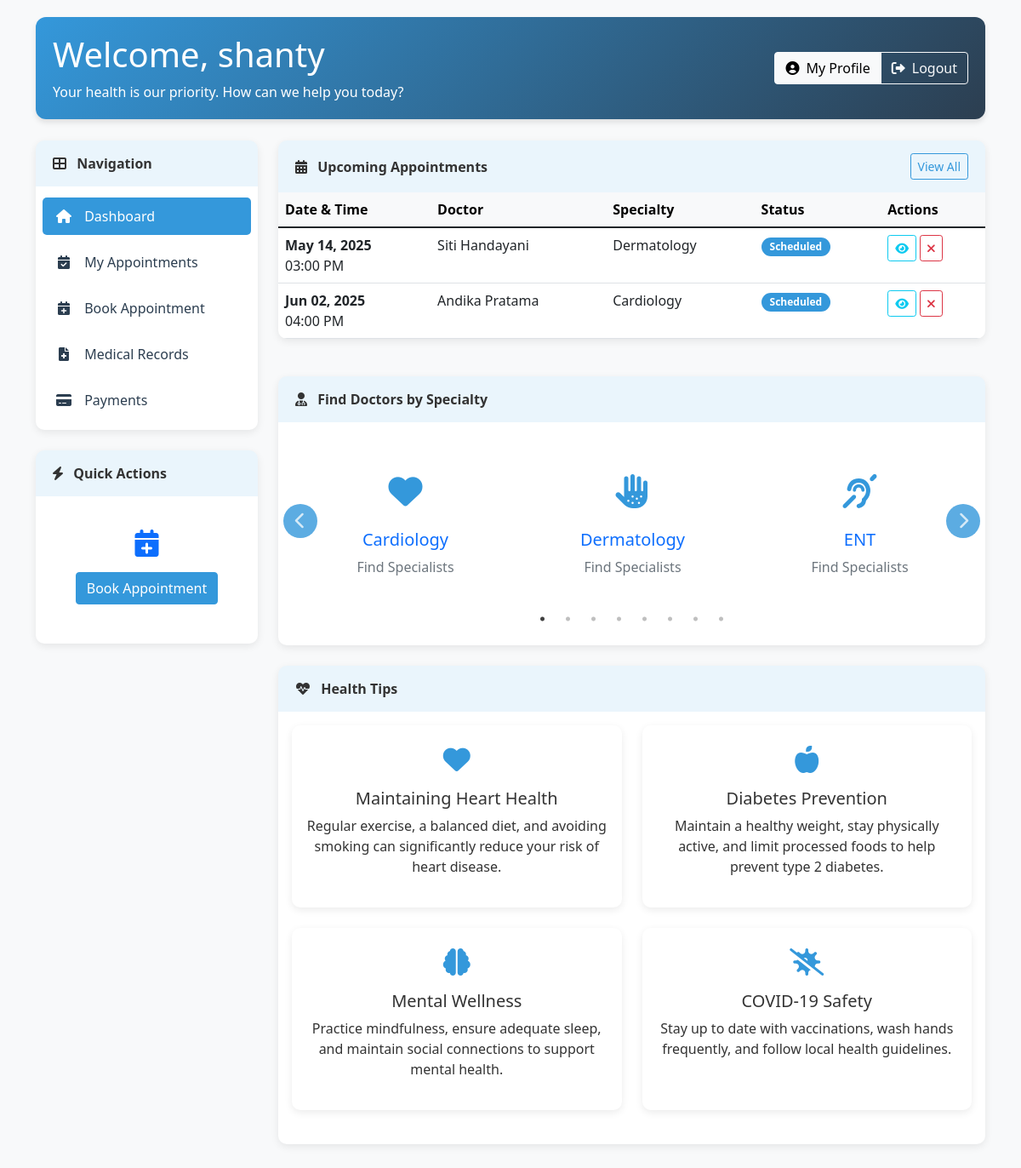
Page /patient_dashboard.php (signed in) on the committed database.
### tables this page shows
CREATE TABLE `patients` (
  `patient_id` int(11) NOT NULL,
  `name` varchar(100) NOT NULL,
  `dob` date NOT NULL,
  `gender` enum('Male','Female','Other') NOT NULL,
  `phone` varchar(20) NOT NULL,
  `email` varchar(100) DEFAULT NULL,
  `address` text NOT NULL,
  `username` varchar(50) NOT NULL,
  `password` varchar(255) NOT NULL,
  `created_at` timestamp NOT NULL DEFAULT current_timestamp()
);

CREATE TABLE `appointments` (
  `appointment_id` int(11) NOT NULL,
  `patient_id` int(11) NOT NULL,
  `doctor_id` int(11) NOT NULL,
  `appointment_datetime` datetime NOT NULL,
  `status` enum('Scheduled','Completed','Cancelled') DEFAULT 'Scheduled',
  `notes` text DEFAULT NULL,
  `created_at` timestamp NOT NULL DEFAULT current_timestamp()
);

CREATE TABLE `doctors` (
  `doctor_id` int(11) NOT NULL,
  `name` varchar(100) NOT NULL,
  `specialty_id` int(11) NOT NULL,
  `room_number` varchar(20) NOT NULL,
  `phone` varchar(20) NOT NULL,
  `email` varchar(100) NOT NULL,
  `username` varchar(50) NOT NULL,
  `password` varchar(255) NOT NULL,
  `created_at` timestamp NOT NULL DEFAULT current_timestamp()
);

CREATE TABLE `specialties` (
  `specialty_id` int(11) NOT NULL,
  `name` varchar(100) NOT NULL
);

### patient_dashboard.php (the view, shortened to what this page needs)
<?php
require_once "config.php";
$patient_id = $_SESSION["id"];
$sql = "SELECT name FROM patients WHERE patient_id = ?";
if($stmt = mysqli_prepare($conn, $sql)){
    mysqli_stmt_bind_param($stmt, "i", $patient_id);
    if(mysqli_stmt_execute($stmt)){
        $result = mysqli_stmt_get_result($stmt);
        if(mysqli_num_rows($result) == 1){
            $patient = mysqli_fetch_array($result);
        }
    }
}
$sql = "SELECT specialty_id, name FROM specialties ORDER BY name";
if($stmt = mysqli_prepare($conn, $sql)){
    if(mysqli_stmt_execute($stmt)){
        $specialties_result = mysqli_stmt_get_result($stmt);
    }
}
$sql = "SELECT a.appointment_id, a.appointment_datetime, a.status,
               d.name as doctor_name, s.name as specialty
        FROM appointments a
        JOIN doctors d ON a.doctor_id = d.doctor_id
        JOIN specialties s ON d.specialty_id = s.specialty_id
        WHERE a.patient_id = ? AND a.status = 'Scheduled'
        ORDER BY a.appointment_datetime
        LIMIT 5";
if($stmt = mysqli_prepare($conn, $sql)){
    mysqli_stmt_bind_param($stmt, "i", $patient_id);
    if(mysqli_stmt_execute($stmt)){
        $appointments = mysqli_stmt_get_result($stmt);
    }
}
$health_tips = [
    [
        "title" => "Maintaining Heart Health",
        "content" => "Regular exercise, a balanced diet, and avoiding smoking can significantly reduce your risk of heart disease.",
        "icon" => "fa-heart"
    ],
    [
        "title" => "Diabetes Prevention",
        "content" => "Maintain a healthy weight, stay physically active, and limit processed foods to help prevent type 2 diabetes.",
        "icon" => "fa-apple-alt"
    ],
    [
        "title" => "Mental Wellness",
        "content" => "Practice mindfulness, ensure adequate sleep, and maintain social connections to support mental health.",
        "icon" => "fa-brain"
    ],
    [
        "title" => "COVID-19 Safety",
        "content" => "Stay up to date with vaccinations, wash hands frequently, and follow local health guidelines.",
        "icon" => "fa-virus-slash"
    ]
];
?>
<!DOCTYPE html>
<html lang="en">
<head>
    <link rel="stylesheet" href="https://cdnjs.cloudflare.com/ajax/libs/bootstrap/5.1.3/css/bootstrap.min.css">
    <link rel="stylesheet" href="https://cdnjs.cloudflare.com/ajax/libs/font-awesome/6.0.0-beta3/css/all.min.css">
    <link rel="stylesheet" href="https://cdnjs.cloudflare.com/ajax/libs/slick-carousel/1.8.1/slick.min.css">
    <link rel="stylesheet" href="https://cdnjs.cloudflare.com/ajax/libs/slick-carousel/1.8.1/slick-theme.min.css">
</head>
<body>
    <div class="container">
        <div class="dashboard-header">
            <div class="row align-items-center">
                <div class="col-md-6">
                    <h1>Welcome, <?php echo isset($patient) ? htmlspecialchars($patient['name']) : 'Patient'; ?></h1>
                    <p class="mb-0">Your health is our priority. How can we help you today?</p>
                </div>
                <div class="col-md-6 text-md-end">
                    <div class="btn-group">
                        <a href="profile.php" class="btn btn-light"><i class="fas fa-user-circle me-2"></i>My Profile</a>
                        <a href="logout.php" class="btn btn-outline-light"><i class="fas fa-sign-out-alt me-2"></i>Logout</a>
                    </div>
                </div>
            </div>
        </div>
        <div class="row">
            <div class="col-lg-3 mb-4">
                <div class="card">
                    <div class="card-header">
                        <i class="fas fa-th-large me-2"></i> Navigation
                    </div>
                    <div class="card-body p-2">
                        <div class="nav flex-column nav-pills">
                            <a class="nav-link active" href="patient_dashboard.php">
                                <i class="fas fa-home nav-icon"></i> Dashboard
                            </a>
                            <a class="nav-link" href="appointments.php">
                                <i class="fas fa-calendar-check nav-icon"></i> My Appointments
                            </a>
                            <a class="nav-link" href="book_appointment.php">
                                <i class="fas fa-calendar-plus nav-icon"></i> Book Appointment
                            </a>
                            <a class="nav-link" href="medical_records.php">
                                <i class="fas fa-file-medical nav-icon"></i> Medical Records
                            </a>
                            <a class="nav-link" href="payments.php">
                                <i class="fas fa-credit-card nav-icon"></i> Payments
                            </a>
                        </div>
                    </div>
                </div>
                <div class="card mt-4">
                    <div class="card-header">
                        <i class="fas fa-bolt me-2"></i> Quick Actions
                    </div>
                    <div class="card-body">
                        <div class="text-center">
                            <div class="quick-action">
                                <div class="action-icon text-primary">
                                    <i class="fas fa-calendar-plus"></i>
                                </div>
                                <a href="book_appointment.php" class="btn btn-primary">Book Appointment</a>
                            </div>
                        </div>
                    </div>
                </div>
            </div>
            <div class="col-lg-9">
                <div class="row">
                    <div class="col-12 mb-4">
                        <div class="card">
                            <div class="card-header d-flex justify-content-between align-items-center">
                                <span><i class="fas fa-calendar-alt me-2"></i> Upcoming Appointments</span>
                                <a href="appointments.php" class="btn btn-sm btn-outline-primary">View All</a>
                            </div>
                            <div class="card-body p-0">
                                <?php if(isset($appointments) && mysqli_num_rows($appointments) > 0): ?>
                                    <div class="table-responsive">
                                        <table class="table table-hover mb-0">
                                            <thead class="table-light">
                                                <tr>
                                                    <th>Date & Time</th>
                                                    <th>Doctor</th>
                                                    <th>Specialty</th>
                                                    <th>Status</th>
                                                    <th>Actions</th>
                                                </tr>
                                            </thead>
                                            <tbody>
                                                <?php while($row = mysqli_fetch_array($appointments)): ?>
                                                    <tr>
                                                        <td>
                                                            <strong><?php echo date('M d, Y', strtotime($row['appointment_datetime'])); ?></strong><br>
                                                            <?php echo date('h:i A', strtotime($row['appointment_datetime'])); ?>
                                                        </td>
                                                        <td><?php echo htmlspecialchars($row['doctor_name']); ?></td>
                                                        <td><?php echo htmlspecialchars($row['specialty']); ?></td>
                                                        <td>
                                                            <?php if($row['status'] == 'Scheduled'): ?>
                                                                <span class="badge badge-custom badge-scheduled">Scheduled</span>
                                                            <?php elseif($row['status'] == 'Completed'): ?>
                                                                <span class="badge badge-custom badge-completed">Completed</span>
                                                            <?php else: ?>
                                                                <span class="badge badge-custom badge-cancelled">Cancelled</span>
                                                            <?php endif; ?>
                                                        </td>
                                                        <td>
                                                            <a href="view_appointment.php?id=<?php echo $row['appointment_id']; ?>" class="btn btn-sm btn-outline-info">
                                                                <i class="fas fa-eye"></i>
                                                            </a>
                                                            <?php if($row['status'] == 'Scheduled'): ?>
                                                                <a href="cancel_appointment.php?id=<?php echo $row['appointment_id']; ?>" class="btn btn-sm btn-outline-danger" onclick="return confirm('Are you sure you want to cancel this appointment?')">
                                                                    <i class="fas fa-times"></i>
                                                                </a>
                                                            <?php endif; ?>
                                                        </td>
                                                    </tr>
                                                <?php endwhile; ?>
                                            </tbody>
                                        </table>
                                    </div>
                                <?php endif; ?>
                            </div>
                        </div>
                    </div>
                </div>
                <div class="card mb-4">
                    <div class="card-header">
                        <i class="fas fa-user-md me-2"></i> Find Doctors by Specialty
                    </div>
                    <div class="card-body">
                        <div class="specialty-slider">
                            <?php
                            $specialty_icons = [
                                'Cardiology' => 'fa-heart',
                                'Neurology' => 'fa-brain',
                                'Orthopedics' => 'fa-bone',
                                'Pediatrics' => 'fa-child',
                                'Dermatology' => 'fa-allergies',
                                'Internal Medicine' => 'fa-stethoscope',
                                'Ophthalmology' => 'fa-eye',
                                'ENT' => 'fa-ear-deaf',
                                'General' => 'fa-user-md'
                            ];
                            if(isset($specialties_result) && mysqli_num_rows($specialties_result) > 0):
                                while($specialty = mysqli_fetch_array($specialties_result)):
                                    $icon = isset($specialty_icons[$specialty['name']]) ? $specialty_icons[$specialty['name']] : 'fa-user-md';
                            ?>
                                <div class="specialty-slide">
                                    <a href="find_doctor.php" class="text-decoration-none">
                                        <div class="specialty-card">
                                            <div class="specialty-icon">
                                                <i class="fas <?php echo $icon; ?>"></i>
                                            </div>
                                            <h5><?php echo htmlspecialchars($specialty['name']); ?></h5>
                                            <span class="text-muted">Find Specialists</span>
                                        </div>
                                    </a>
                                </div>
                            <?php
                                endwhile;
                            endif;
                            ?>
                        </div>
                    </div>
                </div>
                <div class="card">
                    <div class="card-header">
                        <i class="fas fa-heartbeat me-2"></i> Health Tips
                    </div>
                    <div class="card-body">
                        <div class="row">
                            <?php foreach($health_tips as $tip): ?>
                                <div class="col-lg-6 col-md-6 mb-4">
                                    <div class="card h-100">
                                        <div class="card-body text-center">
                                            <div class="health-tip-icon">
                                                <i class="fas <?php echo $tip['icon']; ?>"></i>
                                            </div>
                                            <h5 class="card-title"><?php echo $tip['title']; ?></h5>
                                            <p class="card-text"><?php echo $tip['content']; ?></p>
                                        </div>
                                    </div>
                                </div>
                            <?php endforeach; ?>
                        </div>
                    </div>
                </div>
            </div>
        </div>
    </div>
</body>
</html>

### rows in the picture
patients: name "shanty"
appointments: appointment_datetime "May 14, 2025", appointment_datetime "03:00 PM", doctor.name "Siti Handayani", specialties.name "Dermatology", status "Scheduled"
appointments: appointment_datetime "Jun 02, 2025", appointment_datetime "04:00 PM", doctor.name "Andika Pratama", specialties.name "Cardiology", status "Scheduled"
specialties: name "Cardiology"
specialties: name "Dermatology"
specialties: name "ENT"

### other values in the picture
$tip['title'] "Maintaining Heart Health"
$tip['content'] "Regular exercise, a balanced diet, and avoiding smoking can significantly reduce your risk of heart disease."
$tip['title'] "Diabetes Prevention"
$tip['content'] "Maintain a healthy weight, stay physically active, and limit processed foods to help prevent type 2 diabetes."
$tip['title'] "Mental Wellness"
$tip['content'] "Practice mindfulness, ensure adequate sleep, and maintain social connections to support mental health."
$tip['title'] "COVID-19 Safety"
$tip['content'] "Stay up to date with vaccinations, wash hands frequently, and follow local health guidelines."
